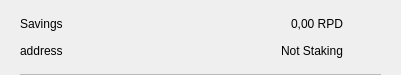
<?xml version="1.0" encoding="UTF-8"?>
<ui version="4.0">
 <class>CSRow</class>
 <widget class="QWidget" name="CSRow">
  <property name="geometry">
   <rect>
    <x>0</x>
    <y>0</y>
    <width>401</width>
    <height>75</height>
   </rect>
  </property>
  <property name="windowTitle">
   <string>Form</string>
  </property>
  <layout class="QVBoxLayout" name="verticalLayout">
   <property name="spacing">
    <number>0</number>
   </property>
   <property name="leftMargin">
    <number>20</number>
   </property>
   <property name="topMargin">
    <number>10</number>
   </property>
   <property name="rightMargin">
    <number>20</number>
   </property>
   <property name="bottomMargin">
    <number>0</number>
   </property>
   <item>
    <widget class="QWidget" name="info" native="true">
     <property name="minimumSize">
      <size>
       <width>0</width>
       <height>0</height>
      </size>
     </property>
     <layout class="QHBoxLayout" name="horizontalLayout_3">
      <property name="leftMargin">
       <number>0</number>
      </property>
      <property name="topMargin">
       <number>0</number>
      </property>
      <property name="rightMargin">
       <number>0</number>
      </property>
      <property name="bottomMargin">
       <number>10</number>
      </property>
      <item>
       <widget class="QWidget" name="container" native="true">
        <property name="minimumSize">
         <size>
          <width>0</width>
          <height>0</height>
         </size>
        </property>
        <layout class="QVBoxLayout" name="verticalLayout_2">
         <property name="spacing">
          <number>0</number>
         </property>
         <property name="leftMargin">
          <number>0</number>
         </property>
         <property name="topMargin">
          <number>0</number>
         </property>
         <property name="rightMargin">
          <number>0</number>
         </property>
         <property name="bottomMargin">
          <number>0</number>
         </property>
         <item>
          <layout class="QHBoxLayout" name="horizontalLayout">
           <item>
            <widget class="QLabel" name="labelName">
             <property name="toolTip">
              <string notr="true"/>
             </property>
             <property name="text">
              <string>Savings</string>
             </property>
            </widget>
           </item>
           <item>
            <spacer name="horizontalSpacer">
             <property name="orientation">
              <enum>Qt::Horizontal</enum>
             </property>
             <property name="sizeHint" stdset="0">
              <size>
               <width>40</width>
               <height>20</height>
              </size>
             </property>
            </spacer>
           </item>
           <item>
            <widget class="QLabel" name="labelAmount">
             <property name="text">
              <string>0,00 RPD</string>
             </property>
            </widget>
           </item>
          </layout>
         </item>
         <item>
          <layout class="QHBoxLayout" name="horizontalLayout_2">
           <item>
            <widget class="QLabel" name="labelAddress">
             <property name="toolTip">
              <string notr="true"/>
             </property>
             <property name="text">
              <string>address</string>
             </property>
            </widget>
           </item>
           <item>
            <spacer name="horizontalSpacer_2">
             <property name="orientation">
              <enum>Qt::Horizontal</enum>
             </property>
             <property name="sizeHint" stdset="0">
              <size>
               <width>40</width>
               <height>20</height>
              </size>
             </property>
            </spacer>
           </item>
           <item>
            <widget class="QLabel" name="labelStaking">
             <property name="text">
              <string>Not Staking</string>
             </property>
            </widget>
           </item>
          </layout>
         </item>
        </layout>
       </widget>
      </item>
      <item alignment="Qt::AlignHCenter|Qt::AlignVCenter">
       <widget class="QPushButton" name="pushButtonMenu">
        <property name="minimumSize">
         <size>
          <width>24</width>
          <height>24</height>
         </size>
        </property>
        <property name="maximumSize">
         <size>
          <width>32</width>
          <height>32</height>
         </size>
        </property>
        <property name="focusPolicy">
         <enum>Qt::NoFocus</enum>
        </property>
        <property name="styleSheet">
         <string notr="true">border:none; background-color:transparent;</string>
        </property>
        <property name="text">
         <string/>
        </property>
        <property name="icon">
         <iconset>
          <normaloff>://ic-menu-hover</normaloff>://ic-menu-hover</iconset>
        </property>
        <property name="iconSize">
         <size>
          <width>24</width>
          <height>24</height>
         </size>
        </property>
       </widget>
      </item>
     </layout>
    </widget>
   </item>
   <item>
    <widget class="QLabel" name="lblDivisory">
     <property name="minimumSize">
      <size>
       <width>0</width>
       <height>1</height>
      </size>
     </property>
     <property name="maximumSize">
      <size>
       <width>16777215</width>
       <height>1</height>
      </size>
     </property>
     <property name="styleSheet">
      <string notr="true">background-color:#bababa;</string>
     </property>
     <property name="text">
      <string/>
     </property>
     <property name="alignment">
      <set>Qt::AlignBottom|Qt::AlignLeading|Qt::AlignLeft</set>
     </property>
    </widget>
   </item>
  </layout>
 </widget>
 <resources/>
 <connections/>
</ui>
